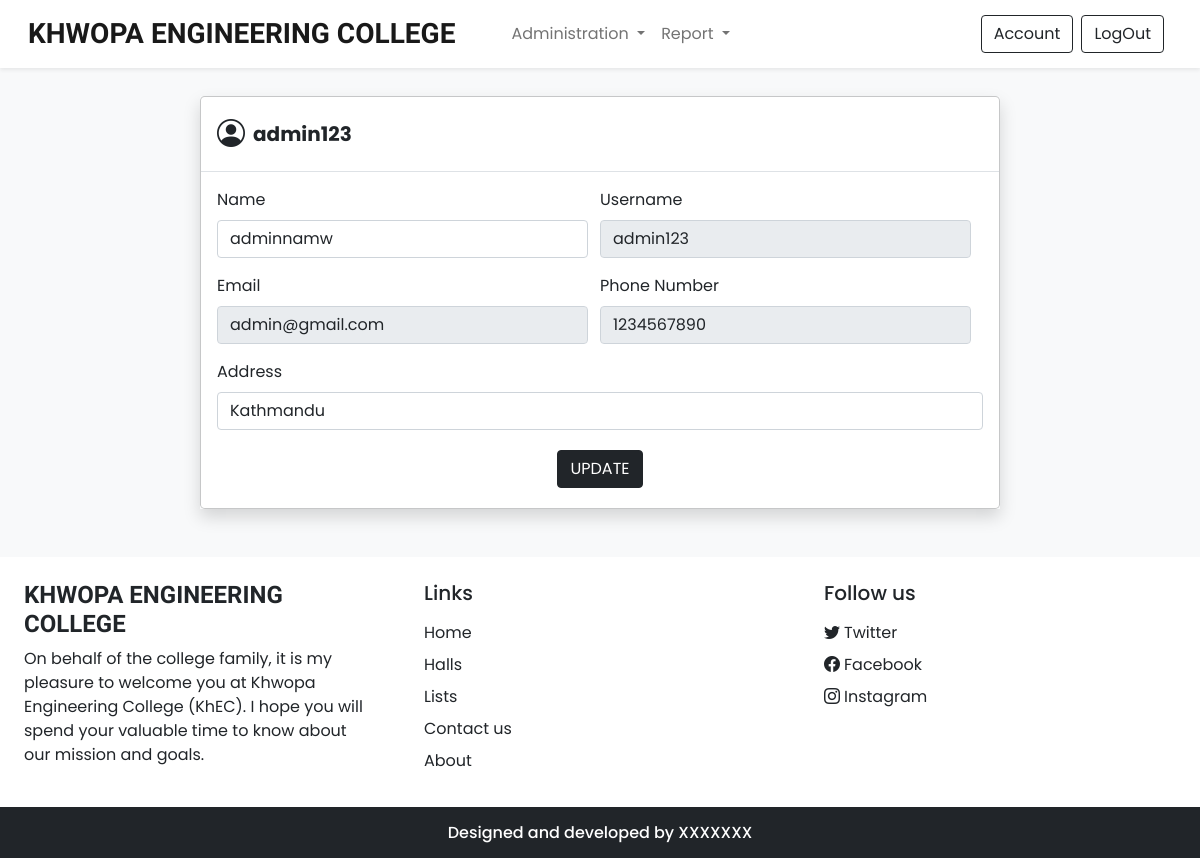
The app's page /admin_account.php (signed in) with its own data.
### tables this page shows
CREATE TABLE `manager` (
  `admin_no` int(100) NOT NULL,
  `username` varchar(255) NOT NULL,
  `password` varchar(255) NOT NULL,
  `mobile_no:` varchar(100) NOT NULL,
  `fullname` varchar(255) NOT NULL,
  `city` varchar(255) NOT NULL,
  `email` varchar(255) NOT NULL
);

### admin_account.php (the view, shortened to what this page needs)
<?php include 'inc/session.php';
include 'inc/dbconection.php';
?>
<!DOCTYPE html>
<html>
<head>
  <?php require('inc/link.php'); ?>
</head>
<body class="bg-light">
  <?php require('inc/admin_header.php'); ?>
  <?php
  if (isset($_SESSION['admin_no'])) {
    $no = $_SESSION['admin_no'];
    $query = "SELECT * FROM manager WHERE admin_no=$no";
    $result = mysqli_query($con, $query);
    $rows = mysqli_fetch_all($result, MYSQLI_ASSOC);
    foreach ($rows as $row) {
  ?>
      <div class="modal-dialog modal-lg shadow">
        <div class="modal-content">
          <form action="admin_account.php" method="POST">
            <div class="modal-header">
              <h5 class="modal-title d-flex align-items-center" id="staticBackdropLabel"><i class="bi bi-person-circle fs-3 me-2"></i><strong><?php echo $row['username']; ?></strong></h5>
            </div>
            <div class="modal-body">
              <div class="container-fluid">
                <div class="row">
                  <div class="col-md-6 ps-0 mb-3">
                    <label class="form-label">Name</label>
                    <input type="text" class="form-control shadow-none" name="fname" value="<?php echo $row['fullname']; ?>" required>
                  </div>
                  <div class="col-md-6 ps-0 mb-3">
                    <label class="form-label">Username</label>
                    <input type="text" class="form-control shadow-none" name="uname" value="<?php echo $row['username']; ?>" readonly>
                  </div>
                  <div class="col-md-6 ps-0 mb-3">
                    <label class="form-label">Email</label>
                    <input type="email" class="form-control shadow-none" name="email" value="<?php echo $row['email']; ?>" pattern="[a-z0-9._%+-]+@[a-z0-9.-]+\.[a-z]{2,3}$" readonly>
                  </div>
                  <div class="col-md-6 ps-0 mb-3">
                    <label class="form-label">Phone Number</label>
                    <input type="number" class="form-control shadow-none" name="num" value="<?php echo $row['mobile_no:']; ?>" readonly>
                  </div>
                  <div class="col-md-12 p-0 mb-3">
                    <label class="form-label">Address</label>
                    <input class="form-control shadow-none" rows="1" name="city" value="<?php echo $row['city']; ?>" required>
                  </div>
                </div>
              </div>
              <div class="text-center my-1">
                <button type="submit" name="update" class="btn btn-dark shadow-none">UPDATE</button>
              </div>
            </div>
          </form>
        </div>
      </div>
  <?php
    }
  }
  ?>
</body>
</html>
<?php require('inc/footer.php'); ?>

### css/common.css (style rules this page uses)
:root { --teal:#2ec1ac ; --teal_hover: #279e8c; }
* { font-family: 'Poppins', sans-serif; }
input[type=number] { -moz-appearance: textfield; }

### records on screen
manager: username "admin123", fname "adminnamw", uname "admin123", email "admin@gmail.com", num "1234567890", city "Kathmandu"
